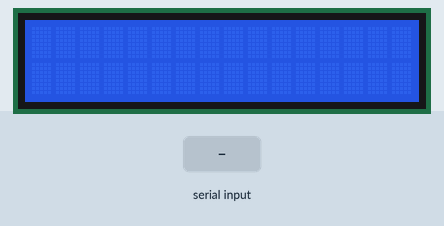
Simulated run of this sketch. Board: Arduino Uno, built with avr-gcc and run on an emulated ATmega328P. Parts: 16×2 character LCD. Inputs (shaded band) come from the test bench.

Above: at 1.2 s.
1.3 s: byte 30 received over Serial
At 2.2 s:
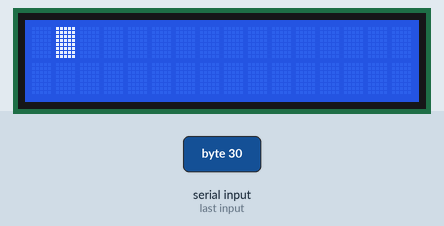
4.3 s: byte 90 received over Serial
At 5.7 s:
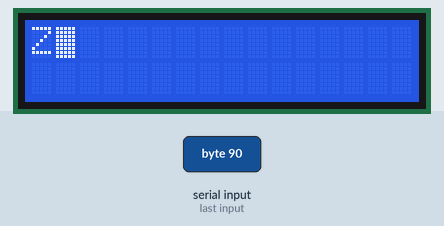
7.3 s: byte 120 received over Serial
At 8.0 s:
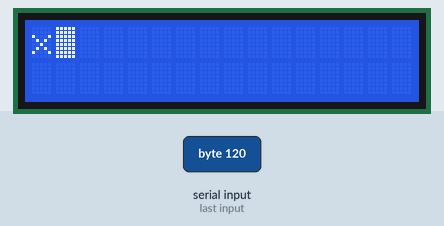
Timing chart, 0 to 10.3 s (numbered marks = the images above; inputs shaded):
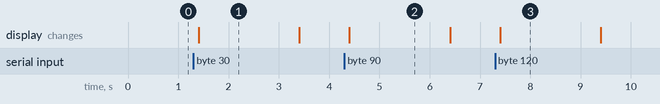

The sketch:

NguyenM_CSCI3511_Lab15.ino
```cpp
#include <LiquidCrystal.h>

LiquidCrystal lcd(7, 8, 9, 10, 11, 12);

byte smiley[8] = {
  B00000,
  B10001,
  B00000,
  B00000,
  B10001,
  B01110,
  B00000,
};

void setup() {
  // put your setup code here, to run once:
  Serial.begin(9600);
  lcd.begin(16, 2);
  lcd.setCursor(0, 0);
  lcd.createChar(0, smiley);

}

void loop() {
  // put your main code here, to run repeatedly:
  if (Serial.available()){
    delay(100);
    lcd.clear();

    while (Serial.available() > 0){
      char inputchar = Serial.read();
      if(inputchar != '\n'){
        lcd.print(inputchar);
      }
    }
    lcd.blink();

    delay(2000);

    lcd.scrollDisplayRight();
    lcd.write(byte(0));


  }

}
```

Measured:
- after the input at 1.3 s, the display: changes after 0.10 s (image 1)
- after the input at 4.3 s, the display: changes after 0.10 s (image 2)
- after the input at 7.3 s, the display: changes after 0.10 s (image 3)
- what the display in image 1 shows lasts 2.0 s, from 1.4 s to 3.4 s
